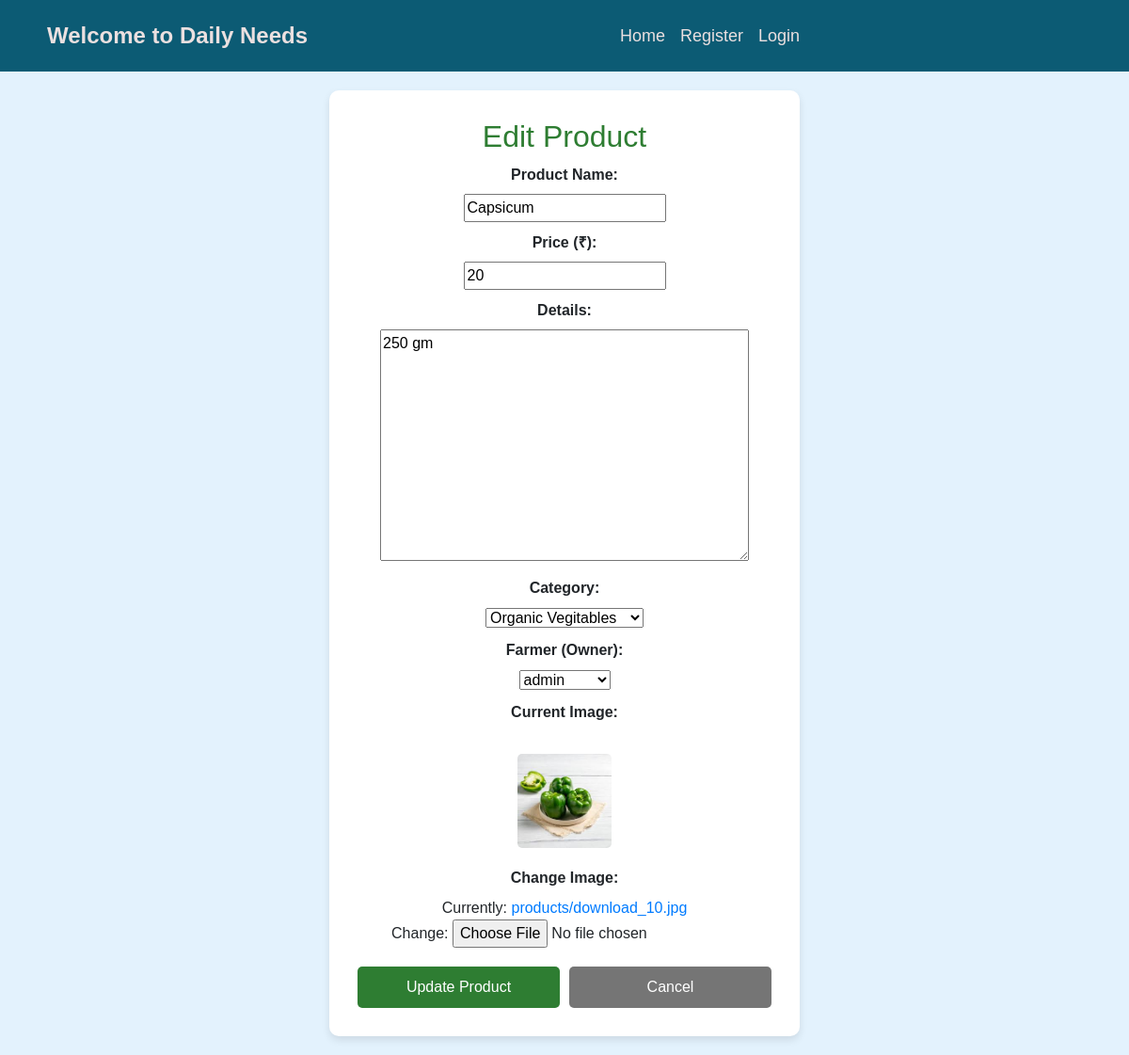
Page /editproduct/83 on the committed database.
### home/models.py (models this page shows, shortened)
class Products(models.Model):
    name = models.CharField(max_length=200)
    price = models.CharField(max_length=20, default="0.00")  # Storing price as a string
    details = models.TextField()
    image = models.ImageField(upload_to="products/")
    ctry = models.ForeignKey(Category, on_delete=models.CASCADE)
    farmer = models.ForeignKey(User, on_delete=models.CASCADE)  # Link to user

### home/views.py (the view)
def editproductfn(request, p_id):
    p = Products.objects.get(id=p_id)
    if request.method == 'POST':
        f = ProductsForm(request.POST, request.FILES, instance=p)
        if f.is_valid():
            f.save()
            return redirect('/product')
    else:
        f = ProductsForm(instance=p)
    return render(request, 'editproduct.html', {'form': f})

### home/forms.py
class ProductsForm(forms.ModelForm):
    class Meta:
        model=Products
        fields='__all__'

### home/models.py (called while the page is built)
        def __str__(self):
            return self.name

### home/templates/editproduct.html (shortened to what this page needs)
{% extends 'base.html' %}
{% block content %}
<div class="edit-container">
    <div class="edit-box">
        <h2 class="edit-title">Edit Product</h2>
        <form method="POST" enctype="multipart/form-data" class="edit-form">
            <label>Product Name:</label>
            {{ form.name }}
            <label>Price (₹):</label>
            {{ form.price }}
            <label>Details:</label>
            {{ form.details }}
            <label>Category:</label>
            {{ form.ctry }}
            <label>Farmer (Owner):</label>
            {{ form.farmer }}
            <label>Current Image:</label><br>
            <img src="{{ form.instance.image.url }}" alt="Product Image">
            <label>Change Image:</label>
            {{ form.image }}
            <div class="edit-buttons">
                <button type="submit" class="update-btn">Update Product</button>
                <a href="/product" class="cancel-btn">Cancel</a>
            </div>
        </form>
    </div>
</div>
{% endblock %}

### home/static/css/style.css (style rules this page uses)
body { font-family: Arial, sans-serif; background-color: #cfd2cf; text-align: center; padding: 15px; text-align: center; }

### home/static/css/register.css (style rules this page uses)
body { font-family: Arial, sans-serif; background-color: #e4e4e4; text-align: center; margin: 0; padding: 0; }

### home/templates/editproduct.html (style rules this page uses)
.edit-container { display: flex; justify-content: center; align-items: center; min-height: 100vh; background-color: #e3f2fd; padding: 20px; }
.edit-box { width: 100%; max-width: 500px; background: white; padding: 30px; border-radius: 10px; box-shadow: 0 4px 8px rgba(0,0,0,0.1); }
.edit-title { text-align: center; color: #2e7d32; }
.edit-form label { font-weight: bold; display: block; margin-top: 10px; }
.edit-form img { border-radius: 5px; margin-bottom: 10px; width: 100px; }
.edit-buttons { display: flex; justify-content: space-between; margin-top: 20px; }
.edit-buttons button, .edit-buttons a { flex: 1; padding: 10px; border: none; border-radius: 5px; font-size: 16px; cursor: pointer; text-align: center; color: white; text-decoration: none; }
.update-btn { background-color: #2e7d32; margin-right: 10px; }
.cancel-btn { background-color: #757575; }

### rows in the picture
Products: name "Capsicum", price "20", details "250 gm", ctry "Organic Vegitables", farmer "admin", instance.image (picture)
